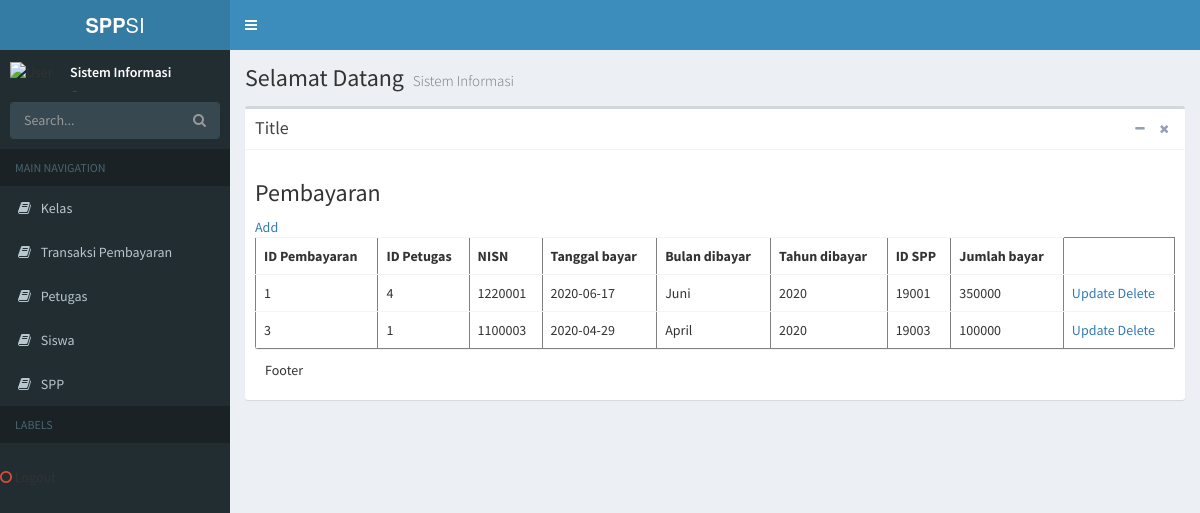
/index.php/welcome/DataPb, run on the app's committed database.
### tables this page shows
CREATE TABLE `pembayaran` (
  `id_pembayaran` int(11) NOT NULL,
  `id_petugas` int(11) NOT NULL,
  `nisn` varchar(10) NOT NULL,
  `tgl_bayar` date NOT NULL,
  `bulan_dibayar` varchar(8) NOT NULL,
  `tahun_dibayar` varchar(4) NOT NULL,
  `id_spp` int(11) NOT NULL,
  `jumlah_bayar` int(11) NOT NULL
);

### application/controllers/Welcome.php (called while the page is built, shortened)
<?php
class Welcome extends CI_Controller {
	function __construct(){
	$this->load->model('MSudi');
	}
	public function DataPb()
	{
		if($this->uri->segment(4)=='view')
		{
			$id_pembayaran=$this->uri->segment(3);
			$tampil=$this->MSudi->GetDataWhere('pembayaran','id_pembayaran',$id_pembayaran)->row();
				$data['detail']['id_pembayaran']= $tampil->id_pembayaran;
	            $data['detail']['id_petugas']= $tampil->id_petugas;
	            $data['detail']['nisn']= $tampil->nisn;
	            $data['detail']['tgl_bayar']= $tampil->tgl_bayar;
	            $data['detail']['bulan_dibayar']= $tampil->bulan_dibayar;
	            $data['detail']['tahun_dibayar']= $tampil->tahun_dibayar;
	            $data['detail']['id_spp']= $tampil->id_spp;
	            $data['detail']['jumlah_bayar']= $tampil->jumlah_bayar;
			$data['content']='VFormUpdatePb';
		}
		else
		{
			$data['DataPb']=$this->MSudi->GetData('pembayaran');
			$data['content']='VPb';
		}
		$this->load->view('VBackend',$data);
	}
}

### index.php (called while the page is built, shortened)
<?php
require_once BASEPATH.'core/CodeIgniter.php';

### application/models/MSudi.php (called while the page is built, shortened)
<?php
class MSudi extends CI_Model
{
    function GetData($tabel)
    {
        $query= $this->db->get($tabel);
        return $query->result();
    }
}

### application/views/VPb.php (the view)
<h3 class="box-title">Pembayaran</h3>
              <a href="<?php echo site_url('Welcome/VFormAddPb'); ?>">Add</a>
            <div class="box-body table-responsive no-padding">
              <table class="table table-hover" border="1px">
	<tr>
		<th>ID Pembayaran</th>
		<th>ID Petugas</th>
		<th>NISN</th>
		<th>Tanggal bayar</th>
		<th>Bulan dibayar</th>
		<th>Tahun dibayar</th>
		<th>ID SPP</th>
		<th>Jumlah bayar</th>
	</tr>
	<?php
	if(!empty($DataPb))
	{
		foreach($DataPb as $ReadDS)
		{
	?>
	<tr>
		<td><?php echo $ReadDS->id_pembayaran; ?></td>
		<td><?php echo $ReadDS->id_petugas; ?></td>
		<td><?php echo $ReadDS->nisn; ?></td>
		<td><?php echo $ReadDS->tgl_bayar; ?></td>
		<td><?php echo $ReadDS->bulan_dibayar; ?></td>
		<td><?php echo $ReadDS->tahun_dibayar; ?></td>
		<td><?php echo $ReadDS->id_spp; ?></td>
		<td><?php echo $ReadDS->jumlah_bayar; ?></td>
		<td>
			<a href="<?php echo site_url('Welcome/DataPb/'.$ReadDS->id_pembayaran.'/view') ?>">Update</a>
			<a href="<?php echo site_url('Welcome/DeleteDataPb/'.$ReadDS->id_pembayaran) ?>">Delete</a>
		</td>
	</tr>
	<?php
		}
	}
	?>
</table>

### data on the page
pembayaran: id_pembayaran "1", id_petugas "4", nisn "1220001", tgl_bayar "2020-06-17", bulan_dibayar "Juni", tahun_dibayar "2020", id_spp "19001", jumlah_bayar "350000"
pembayaran: id_pembayaran "3", id_petugas "1", nisn "1100003", tgl_bayar "2020-04-29", bulan_dibayar "April", tahun_dibayar "2020", id_spp "19003", jumlah_bayar "100000"
